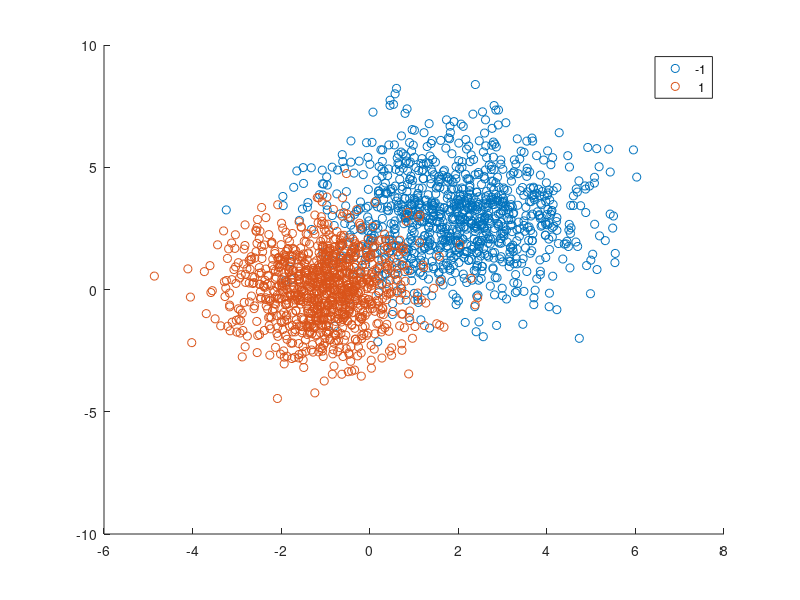

Write the MATLAB code that produced this figure.
rng(1);
mu1 = [2 3]; mu2 = [-1 0];
sigma1 = [2 0;0 3]; sigma2 = [1 0;0 2];
X1 = mvnrnd(mu1,sigma1, 1000);
X2 = mvnrnd(mu2, sigma2, 1000);
Y1 = -1*ones(1000,1);
Y2 = ones(1000,1);
X_data = [X1; X2]; 
Y_data = [Y1; Y2];
gscatter(X_data(:,1), X_data(:,2), Y_data)

X_nonLinSep2 = X_data;
Y_nonLinSep2 = Y_data;
save('nonLinSep_data2', 'X_nonLinSep2');
save('nonLinSep_label2','Y_nonLinSep2');